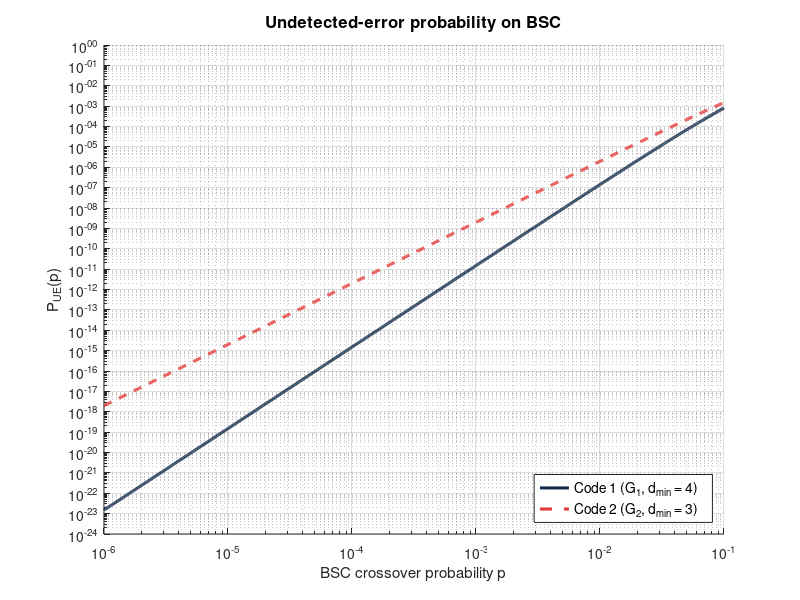

MATLAB code for this plot:
        
clc;
clear;
close all;
I = eye(5);
A = [1 1 1 0 0;
    0 1 1 1 0;
    0 0 1 1 1;
    1 0 0 1 1;
    1 1 0 0 1;];
B = [1 1 0 0 0;
    0 1 1 1 0;
    0 0 1 1 1;
    1 0 0 1 1;
    1 1 0 0 1;];
G1 = [I A];
G2 = [I B];
k = 5;
%% 1.1
v = dec2bin(0:2^k-1) - '0';
%% 1.2
n = 10;                    % codeword lenght (10)
c1 = mod(v*G1, 2);
c2 = mod(v*G2, 2);
%% 1.3 and 1.4
%variable define
hw1=zeros(32, 1);
hw2=zeros(32, 1);
mult1=zeros(11,1);
mult2=zeros(11,1);
for i=1:32
    %hamming weight
    hw1(i, 1) = sum(c1(i, : ));
    hw2(i, 1) = sum(c2(i, :));
    %Multiplicities
    a1 = hw1(i, 1); %%temp variables
    a2 = hw2(i, 1);         %ATTENTION hw2!!! not hw1!!!
    mult1(a1+1, 1) = mult1(a1+1, 1) + 1;
    mult2(a2+1, 1) = mult2(a2+1, 1) + 1;
end
%% 1.5
% we don't calculate the hamming distance of vector row 32 because it's
% redundant since it is calculated by all the precedent vectors so on the
% 32x32 matrix hd it would all be zeroes
min1 = zeros(31,1);
min2 = zeros(31,1);
hd1 = zeros(32, 32);
hd2 = zeros(32, 32);
for i=1:31
    for j= i+1:32
        hd1(i,j) = sum(xor(c1(i,1:10), c1(j,1:10))) ;
        hd2(i,j) = sum(xor(c2(i,1:10), c2(j,1:10))) ;

    end
    min1(i,:) = min(setdiff(unique(hd1(i,:)), 0));
    min2(i,:) = min(setdiff(unique(hd2(i,:)), 0));
end

%% Part 2

%% 2.1 
% Evaluate PUE(p) for both codes using their weight spectra.
p_bsc = 0.5;     % Bernoulli probability for BSC

PUE1_bsc = 0;
PUE2_bsc = 0;

for w = 1:n
    PUE1_bsc = PUE1_bsc + mult1(w+1) * p_bsc^w * (1-p_bsc)^(n-w);
    PUE2_bsc = PUE2_bsc + mult2(w+1) * p_bsc^w * (1-p_bsc)^(n-w);
end

%% 2.2 
% Plot both curves on the same log–log axes for p ∈[10−6,10−1].
num = 1000;   %number of values for probability interval
p_interval = logspace(-6, -1, num);   %make a spaced vector from 10^-6 to 10^-1

PUE1_log = zeros(size(p_interval));
PUE2_log = zeros(size(p_interval));

% REMEMBER THAT n = 10 (codeword lenght)
for idx= 1:num
    p = p_interval(idx);
    for w = 1:n
    PUE1_log(idx) = PUE1_log(idx) + mult1(w+1) * p^w * (1-p)^(n-w);
    PUE2_log(idx) = PUE2_log(idx) + mult2(w+1) * p^w * (1-p)^(n-w);
    end
end

% Colori coordinati con la presentazione Beamer
navy = [18, 43, 73] / 255;
red_plot = [229, 57, 53] / 255;

fig_p2 = figure('Color', 'w', 'Position', [100, 100, 720, 380]);
loglog(p_interval, PUE1_log, '-', 'Color', navy, 'LineWidth', 2.2);
hold on;
loglog(p_interval, PUE2_log, '--', 'Color', red_plot, 'LineWidth', 2.2);
grid on; box off;
xlabel('BSC crossover probability p', 'FontSize', 11);
ylabel('P_{UE}(p)', 'FontSize', 11);
title('Undetected-error probability on BSC', 'FontSize', 12, 'FontWeight', 'bold');
legend('Code 1 (G_1, d_{min} = 4)', 'Code 2 (G_2, d_{min} = 3)', 'Location', 'southeast', 'FontSize', 10);
xlim([1e-6, 1e-1]);
ylim([1e-24, 1e0]);

exportgraphics(fig_p2, 'E1_P2_Q2.png', 'Resolution', 300);

%% 2.3
% For small p, find the leading term of the two PUE expressions and explain its relationship with d_min and A_min.

%R: For small probabilities, the '(1-p)' part of the sum, can be discarded and the new
%formula contains only the multiplicity part multiplied by probability.
% For linear codes, the dmin between c1 and c2 is equivalent to the result
% of the XOR between the two codewords that is the hamming weight.


%% 2.4
% Compare the two codes: which one has better error-detection performance, and why?

%R: As you can see in the figure the code1 rather than the code2 has a less
%ripid curve that means better performance, for a logarithmic graph the dmin
%leads the gradient because log(Amin) is a constant.
% log Pue(p) = log(Amin) + dmin*log(p)
% for small p (p->0) the formula can be approximate to P_UE ~=
% A_dmin*p^dimn so:
% for G1 the first not null term is for i =4 --> A_min = 15 --> the main
% term P_UE ~= 15p^4
% for G2 the first not null term is for i =3 --> A_min = 1 --> the main
% term P_UE ~= 2p^3
